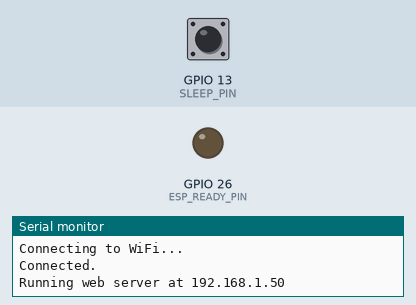
A sketch run on a simulated ESP32. Parts: output pins drawn as LEDs (lit = HIGH), the last lines printed to the serial monitor. The test bench sets the inputs (shaded band); at power-on: GPIO 13 (SLEEP_PIN) HIGH. WiFi joins after 1.5 s; servers stay silent unless stated. At 3.0 s the program puts the board to deep sleep or switches it off; the recording ends there.

Above: at 2.8 s.
2.9 s: GPIO 13 (SLEEP_PIN) pulled LOW for 0.15 s
At 2.96 s:
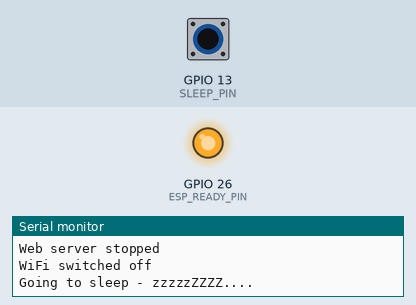
Timing chart, 0 to 3.0 s (numbered marks = the images above; inputs shaded):
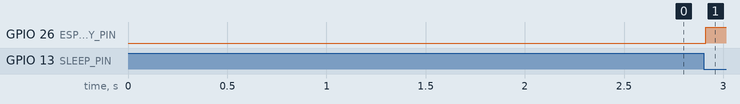

The sketch:

Sleeper4.ino
```cpp
/*
Deep Sleep experiments, mainly for ESP32.
Code by Gemini.
Use this program in conjunction with SleepController1.ino on the ESP8266.
An ESP8266 (or Arduino AVR with voltage dividers) gives a pulse to this ESP32
pin GPIO 13 to put it into DEEP sleep; a pulse on GPIO 4 wakes it up from sleep.
The control pulses are active LOW.

New in this version:
(1) Deep sleep mode. (The earlier 3 programs used light sleep).
(2) The ESP32 connets to Wifi and starts a web server. Both are suspended during deep sleep.
(3) Important parameters are stored in RTC memory to persist during deep sleeps.
(4) Simulates sensor data: Enter + or - on the serial terminal to increment/decrement
    the simulated value; The page is auto-refreshed once in 3 seconds
(5) enter  http://ip-address/state   to get a JSON API response

RTC GPIOs for Deep Sleep Wake:
On classic ESP32 (like ESP32-WROOM) boards, esp_sleep_enable_ext0_wakeup()
requires an RTC GPIO (such as GPIO33, GPIO32, GPIO25, GPIO26, GPIO27, GPIO14,
GPIO12, GPIO13, GPIO4, GPIO2, GPIO0). These pins are monitored by the RTC even in deep sleep.
But waking up from light sleep can use many more general purpose GPIO pins.

Caution: GPIO 0,2,5,12, and 15 are boot strapping pins on ESOP32.
If you are using internal pull-downs, avoid input-only pins (GPIO34–GPIO39).
These pins lack internal pull-ups/pull-downs; Use external resistors.
*/

#include <Arduino.h>
#include <WiFi.h>
#include <WebServer.h>
#include "esp_sleep.h"
#include "Secret.h"

const char* WIFI_SSID = ssid;  // from Secret.h
const char* WIFI_PASS = passwd;

const gpio_num_t WAKEUP_PIN = GPIO_NUM_4;   // RTC GPIO for EXT0 wake (active LOW)
const int SLEEP_PIN = 13;                   // Input from AVR: LOW = go to deep sleep
const int ESP_READY_PIN = 26;               // Optional output signal to 8266 controller: HIGH when ready

WebServer server(80);

// Retained across deep sleep in RTC slow memory
RTC_DATA_ATTR int latestSensorValue = 90;
RTC_DATA_ATTR uint32_t sampleCount = 0;
RTC_DATA_ATTR uint32_t sleepCycles = 0;
RTC_DATA_ATTR uint32_t wakeCount = 0;
RTC_DATA_ATTR char lastStatus[32] = "BOOT";

char rxLine[64];
size_t rxIdx = 0;

void handleRoot() {
  char html[900];
  snprintf(
      html,
      sizeof(html),
      "<!doctype html><html><head><meta charset='utf-8'>"
      "<meta name='viewport' content='width=device-width,initial-scale=1'>"
      "<meta http-equiv='refresh' content='3'>"
      "<title>AVR + ESP32 Node</title>"
      "<style>body{font-family:sans-serif;background:#111;color:#eee;padding:24px;}"
      ".card{background:#3d3d2d;border:1px solid #333;border-radius:16px;padding:16px;max-width:420px;}"
      ".val{font-size:32px;font-weight:bold;color:#4fd1c5;}</style></head>"
      "<body><div class='card'><h2>Sensor Dashboard</h2>"
      "<div class='val'>%d</div>"
      "<p>Samples: %lu</p>"
      "<p>Wakeups: %lu | Sleeps: %lu</p>"
      "<p>State: %s</p></div></body></html>",
      latestSensorValue,
      (unsigned long)sampleCount,
      (unsigned long)wakeCount,
      (unsigned long)sleepCycles,
      lastStatus);
  server.send(200, "text/html", html);
}

void handleApiState() {
  char json[192];
  snprintf(
      json,
      sizeof(json),
      "{\"value\":%d,\"samples\":%lu,\"wakes\":%lu,\"sleeps\":%lu,\"status\":\"%s\"}",
      latestSensorValue,
      (unsigned long)sampleCount,
      (unsigned long)wakeCount,
      (unsigned long)sleepCycles,
      lastStatus);
  server.send(200, "application/json", json);
}

// Connect to WiFi and start web server
void startNetworkAndDashboard() {
  WiFi.mode(WIFI_STA);
  WiFi.begin(WIFI_SSID, WIFI_PASS);
  Serial.println("Connecting to WiFi...");
  unsigned long startAttempt = millis();
  while (WiFi.status() != WL_CONNECTED && (millis() - startAttempt < 10000)) {
    delay(100);
  }
  while (WiFi.status() != WL_CONNECTED) {
    Serial.println("Failed to connect to WiFi.");
    return;
  }
  Serial.println("\nConnected.");
  server.on("/", handleRoot);
  server.on("/state", handleApiState);
  server.begin();
  snprintf(lastStatus, sizeof(lastStatus), "ACTIVE");
  // signal to 8266 that we are now awake and ready to receive commands
  digitalWrite(ESP_READY_PIN, LOW);  // this is a level signal, not a pulse
  Serial.print("Running web server at ");
  Serial.println(WiFi.localIP());
}

void enterDeepSleep() {
  Serial.println("Received sleep command!");
  snprintf(lastStatus, sizeof(lastStatus), "SLEEPING");
  sleepCycles++;
  digitalWrite(ESP_READY_PIN, HIGH); // tell thr 8266 Controller that we are off to sleep
  server.stop();
  Serial.println("Web server stopped");
  WiFi.disconnect(true);
  WiFi.mode(WIFI_OFF);
  Serial.println("WiFi switched off");
  Serial.println("\nGoing to sleep - zzzzzZZZZ....\n");
  Serial.flush();
  delay(100);
  // Ensure wake pin starts HIGH before arming EXT0 active-low wakeup
  pinMode(WAKEUP_PIN, INPUT_PULLUP);
  esp_sleep_enable_ext0_wakeup(WAKEUP_PIN, LOW);
  esp_deep_sleep_start();  // this loses data in RAM, so we retain some parameters in RTC memory
}

// Send + or - characters through serial port to simulate changing sensor data
void readSimulatedSerialData() {
  String input = Serial.readStringUntil('\n');
  if(input.startsWith("+"))
    latestSensorValue += 10;
  else if(input.startsWith("-"))
    latestSensorValue -= 5;
  sampleCount++;
  Serial.printf("Sensor data: %d  |  Sample count: %d\n", latestSensorValue, sampleCount);
}

void setup() {
  Serial.begin(115200);
  pinMode(SLEEP_PIN, INPUT_PULLUP);
  pinMode(WAKEUP_PIN, INPUT_PULLUP);
  pinMode(ESP_READY_PIN, OUTPUT);
  // optional: signal the 8266 that we are awake and ready to take commands
  digitalWrite(ESP_READY_PIN, LOW); // active low; this is a level signal, not a pulse
  delay(100);
  Serial.println("\nSetup: ESP32 Deep Sleep Tester starts...");

  esp_sleep_wakeup_cause_t cause = esp_sleep_get_wakeup_cause();
  if (cause == ESP_SLEEP_WAKEUP_EXT0) {
    wakeCount++;
  }
  Serial.printf("Wake count = %d\n", wakeCount);
  startNetworkAndDashboard(); // connect to Wifi and start web server
}

void loop() {
  server.handleClient();
  if (Serial.available())
    readSimulatedSerialData(); // this simulated data is persisted in RTC memory
  if(digitalRead(SLEEP_PIN)) // active low
    return;
  delay(10); // denoise 8266 output pin?
  if(!digitalRead(SLEEP_PIN))
    enterDeepSleep();
}
```

Secret.h
```cpp
#define ssid    "xxxx"
#define passwd  "xxxx"
```
